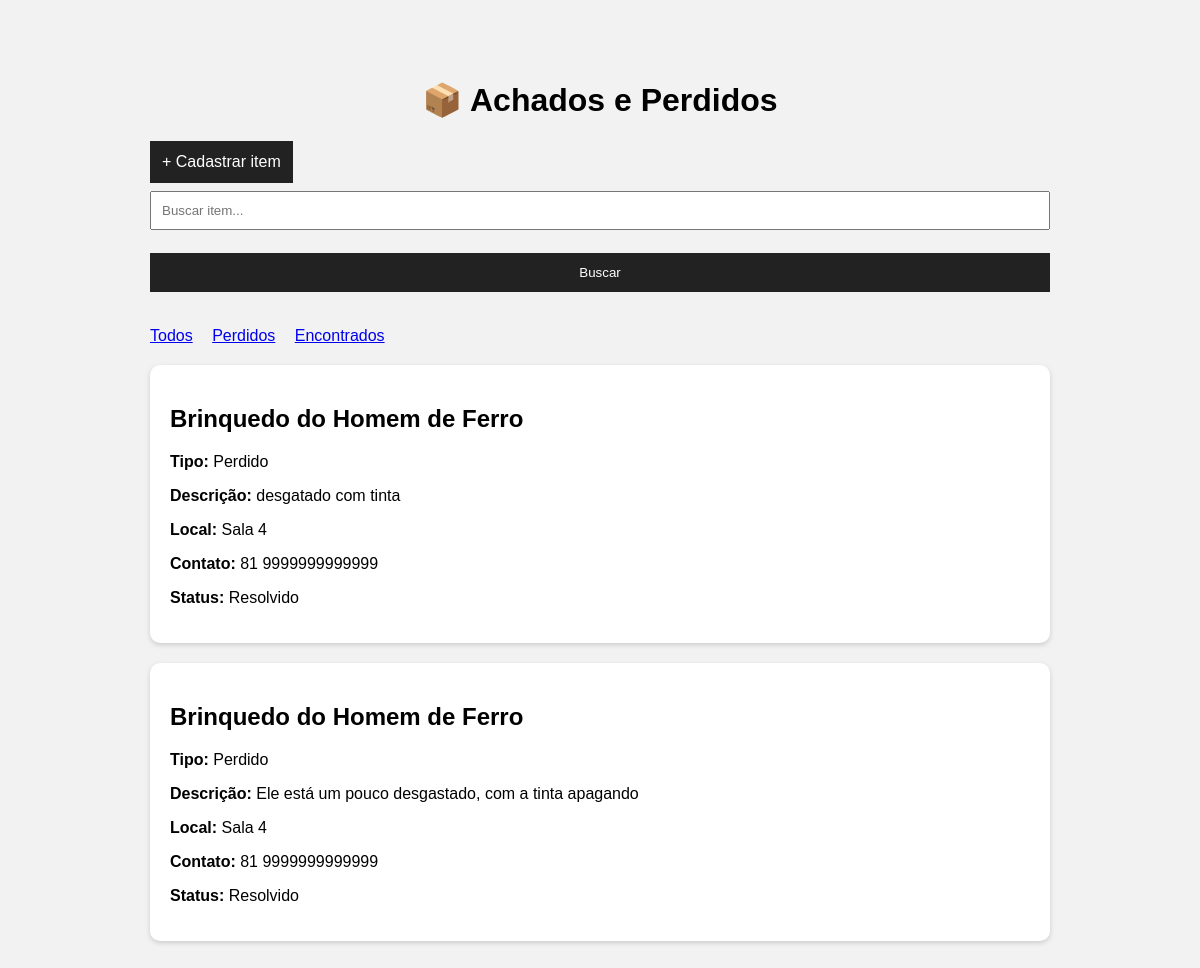
The page / on the database its author committed.
### tables this page shows
CREATE TABLE itens (
            id INTEGER PRIMARY KEY AUTOINCREMENT,
            tipo TEXT NOT NULL,
            nome TEXT NOT NULL,
            descricao TEXT NOT NULL,
            local TEXT NOT NULL,
            contato TEXT NOT NULL,
            status TEXT NOT NULL DEFAULT 'Pendente'
        );

### app.py (the view, shortened to what this page needs)
@app.route("/")
def index():
    filtro = request.args.get("filtro", "todos")
    busca = request.args.get("busca", "")
    conn = conectar()
    query = "SELECT * FROM itens WHERE 1=1"
    parametros = []
    if filtro in ["perdido", "encontrado"]:
        query += " AND tipo = ?"
        parametros.append(filtro)
    query += " ORDER BY id DESC"
    itens = conn.execute(query, parametros).fetchall()
    conn.close()
    return render_template(
        "index.html",
        itens=itens,
        filtro=filtro,
        busca=busca
    )

### app.py (called while the page is built)
def conectar():
    conn = sqlite3.connect(DATABASE)
    conn.row_factory = sqlite3.Row
    return conn

### templates/index.html (shortened to what this page needs)
<!DOCTYPE html>
<html lang="pt-BR">
<head>
    <link rel="stylesheet" href="{{ url_for('static', filename='style.css') }}">
</head>
<body>
<h1>📦 Achados e Perdidos</h1>
<a href="{{ url_for('cadastrar') }}" class="botao">
    + Cadastrar item
</a>
<form method="GET" class="busca">
    <input
        type="text"
        name="busca"
        placeholder="Buscar item..."
        value="{{ busca }}"
    >
    <button type="submit">Buscar</button>
</form>
<div class="filtros">
    <a href="/">Todos</a>
    <a href="/?filtro=perdido">Perdidos</a>
    <a href="/?filtro=encontrado">Encontrados</a>
</div>
{% for item in itens %}
<div class="card">
    <h2>{{ item["nome"] }}</h2>
    <p>
        <strong>Tipo:</strong>
        {{ item["tipo"].capitalize() }}
    </p>
    <p>
        <strong>Descrição:</strong>
        {{ item["descricao"] }}
    </p>
    <p>
        <strong>Local:</strong>
        {{ item["local"] }}
    </p>
    <p>
        <strong>Contato:</strong>
        {{ item["contato"] }}
    </p>
    <p>
        <strong>Status:</strong>
        {{ item["status"] }}
    </p>
</div>
{% else %}
<p>Nenhum item encontrado.</p>
{% endfor %}
</body>
</html>

### static/style.css (style rules this page uses)
body { font-family: Arial, sans-serif; max-width: 900px; margin: 40px auto; padding: 20px; background: #f2f2f2; }
h1 { text-align: center; }
.card { background: white; padding: 20px; margin: 20px 0; border-radius: 10px; box-shadow: 0 2px 5px #ccc; }
input, textarea, select, button { width: 100%; padding: 10px; margin: 8px 0 15px; box-sizing: border-box; }
button, .botao { background: #222; color: white; border: none; padding: 12px; text-decoration: none; display: inline-block; cursor: pointer; }
.filtros { margin: 20px 0; }
.filtros a { margin-right: 15px; }

### rows shown on the page
itens: nome "Brinquedo do Homem de Ferro", tipo "Perdido", descricao "desgatado com tinta", local "Sala 4", contato "81 9999999999999", status "Resolvido"
itens: nome "Brinquedo do Homem de Ferro", tipo "Perdido", descricao "Ele está um pouco desgastado, com a tinta apagando", local "Sala 4", contato "81 9999999999999", status "Resolvido"
